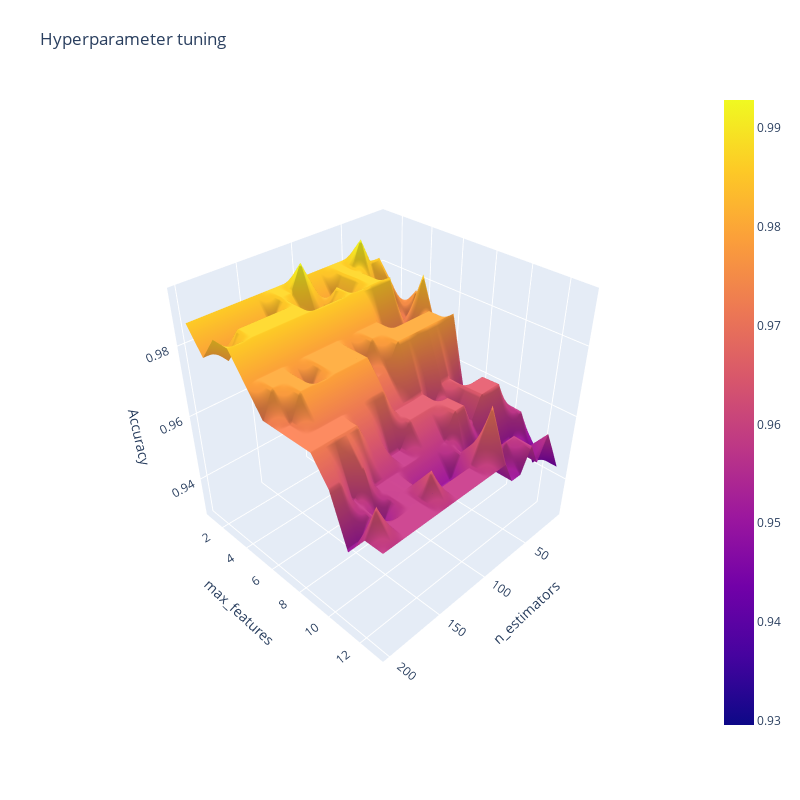

The cell this chart's notebook holds for it:
### Markdown cell above
## 14. 3D Surface Plot

### Code cell
fig = go.Figure(data= [go.Surface(z=z, y=y, x=x)], layout=layout )
fig.update_layout(title='Hyperparameter tuning',
                  scene = dict(
                    xaxis_title='n_estimators',
                    yaxis_title='max_features',
                    zaxis_title='Accuracy'),
                  autosize=False,
                  width=800, height=800,
                  margin=dict(l=65, r=50, b=65, t=90))
fig.show()

### Figure 1 — Plotly figure (JSON) as saved in the notebook; plotly's stock layout.template omitted (floating-point values rounded to 4 significant figures; data arrays with more than 128 entries replaced by an {"elided": "..."} marker saying what was removed)
{"data": [{"type": "surface", "x": [10, 20, 30, 40, 50, 60, 70, 80, 90, 100, 110, 120, 130, 140, 150, 160, 170, 180, 190, 200], "y": [1, 2, 3, 4, 5, 6, 7, 8, 9, 10, 11, 12, 13], "z": {"elided": "13x20 float values"}}], "layout": {"autosize": false, "height": 800, "margin": {"b": 65, "l": 65, "r": 50, "t": 90}, "scene": {"aspectmode": "auto", "aspectratio": {"x": 1, "y": 1, "z": 1}, "camera": {"center": {"x": 0, "y": 0, "z": 0}, "eye": {"x": 1.638, "y": 1.638, "z": 1.638}, "projection": {"type": "perspective"}, "up": {"x": 0, "y": 0, "z": 1}}, "xaxis": {"title": {"text": "n_estimators"}, "type": "linear"}, "yaxis": {"title": {"text": "max_features"}, "type": "linear"}, "zaxis": {"title": {"text": "Accuracy"}, "type": "linear"}}, "title": {"text": "Hyperparameter tuning"}, "width": 800, "xaxis": {"title": {"text": "n_estimators"}}, "yaxis": {"title": {"text": "max_features"}}}}
